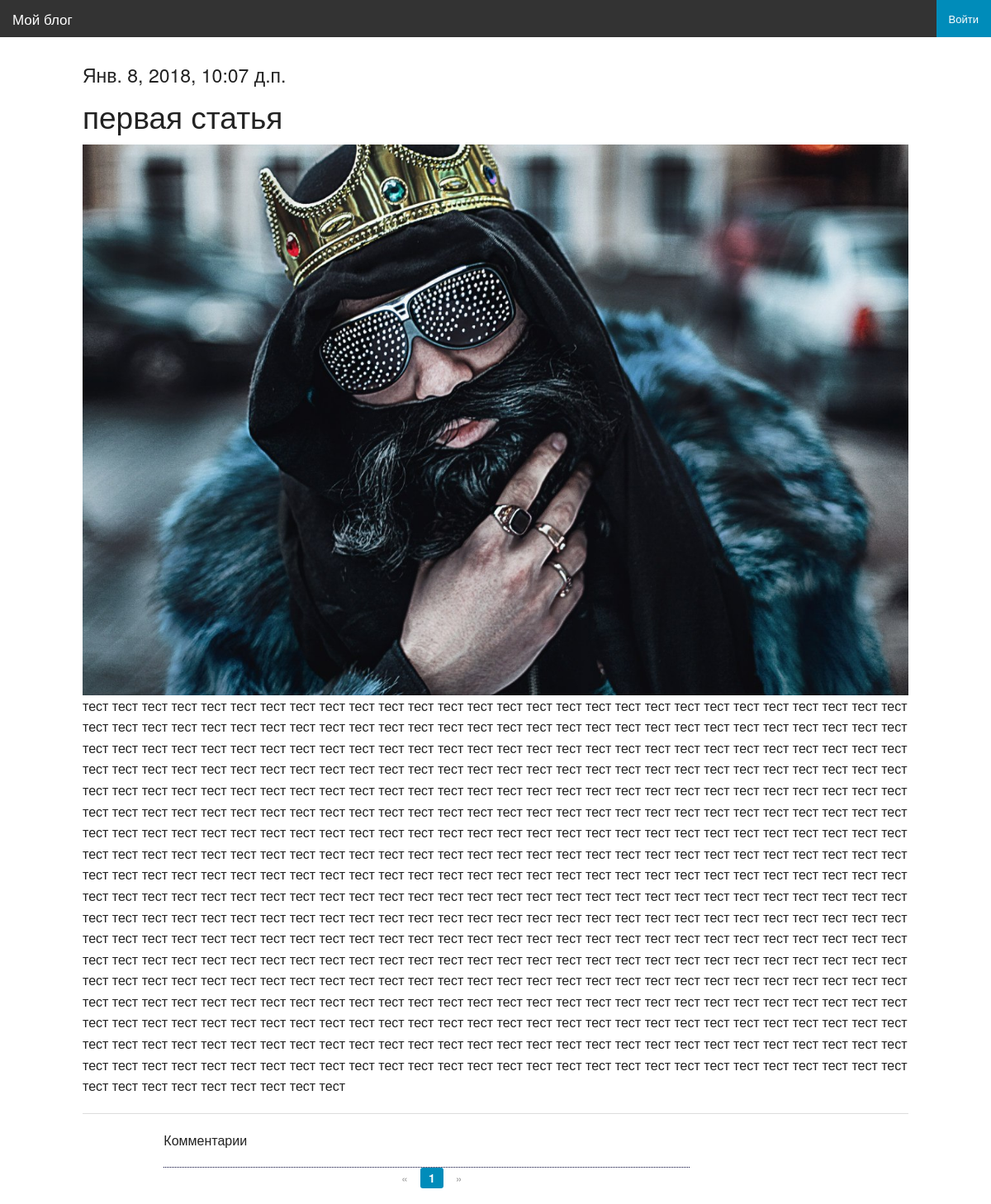
The page /articles/get/1/ on the database as committed earlier.
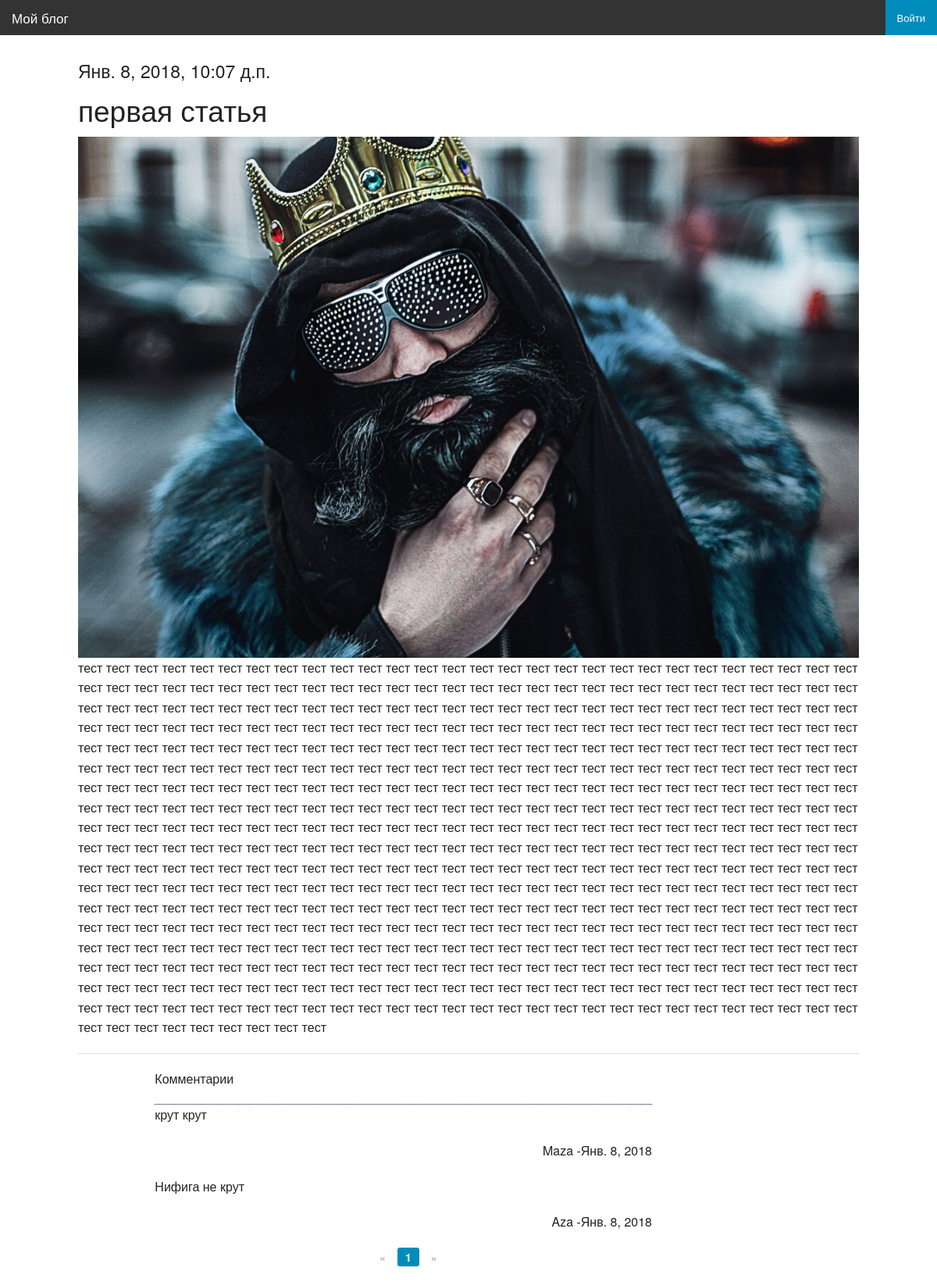
The same page on the database as committed later.
### article/models.py (models this page shows, shortened)
class Article(models.Model):
    class Meta():
        db_table = "article"
    article_title = models.CharField(max_length = 200)
    article_text = RichTextField()
    article_date = models.DateTimeField()
    article_likes = models.IntegerField(default=0)
    article_image = models.ImageField(null=True, blank=True, upload_to="images/", verbose_name= 'Изображение')
    def bit(self):
        if self.article_image:
            return mark_safe ('<img src="%s" width="70"/>'% self.article_image.url)
        else:
            return '(none)'
    bit.short_descriptio = 'Изображение'
    bit.allow_tags = True

class Comments(models.Model):
    class Meta():
        db_table = 'comments'
    comments_text = models.TextField(verbose_name="Текст комментария")
    comments_article = models.ForeignKey(Article, on_delete=models.CASCADE)
    comments_date = models.DateField('date',auto_now=True)
    comments_author = models.ForeignKey(User, on_delete=models.CASCADE)

### article/views.py (the view)
# urls.py: path('articles/get/<int:article_id>/', views.article),
def article(request, page_comments_number=1, article_id=1):
    comment_form = CommentForm
    all_comments = Comments.objects.all()
    args = {}
    args.update(csrf(request))
    args['article'] = Article.objects.get(id=article_id)
    current_page_comments_filter = all_comments.filter(comments_article_id=article_id)
    current_page_comments = Paginator(current_page_comments_filter, 4)
    args['comments'] = current_page_comments.page(page_comments_number)
    args['form'] = comment_form
    args['username'] = auth.get_user(request).username
    return render_to_response('article.html', args)

### article/templates/article.html (shortened to what this page needs)
{% extends 'main.html' %}
{% block article %}
<h4>{{ article.article_date }}</h4>
<h2>{{ article.article_title }}</h2>
    <div>
    {% if article.article_image %}
        <img src="{{ MEDIA_URL }} {{ article.article_image.url }}">
    {% endif %}
    </div>
<p>{% autoescape off%}{{ article.article_text }}{% endautoescape %}</p>
<hr>
    <div class="large-offset-1 large-8 columns">
<p>Комментарии</p>
    <div height="1" style="border-bottom: 1px dotted #000033; "></div>
{% for comment in comments %}
   <p>{{ comment.comments_text }}</p>
    <p align="right"> {{ comment.comments_author.username}} -{{comment.comments_date}}</p>
{% endfor %}
   <div class="row">
        <div class="large-5 large-offset-5 columns">
            <ul class="pagination">
                {% if comments.has_previous %}
                    <li class="arrow"><a href="/articles/{{ article.id }}/get/{{ comments.previous_page_number }}/">&laquo;</a></li>
                {% else %}
                    <li class="arrow unavailable"><a href="">&laquo;</a></li>
                {% endif %}
                {% for page in comments.paginator.page_range %}
                    {% if page == comments.number %}
                        <li class="current"><a href="/articles/{{ article.id }}/get/{{ page }}/">{{ page }}</a></li>
                    {% else %}
                        <li><a href="/articles/{{ article.id }}/get/{{ page }}/">{{ page }}</a></li>
                    {% endif %}
                {% endfor %}
                {% if comments.has_next %}
                    <li class="arrow"><a href="/articles/{{ article.id }}/get/{{ comments.next_page_number }}/">&raquo;</a></li>
                {% else %}
                    <li class="arrow unavailable"><a href="">&raquo;</a></li>
                {% endif %}
            </ul>
        </div>
   </div>
    </div>
{% endblock %}

### templates/main.html (shortened to what this page needs)
{% load staticfiles %}
<!DOCTYPE html>
<html lang="en">
<head>
    <link rel="stylesheet" type="text/css" href="{% static "css/foundation.css" %}">
</head>
<body>
    <div class="fixed">
      <nav class="top-bar" data-topbar role="navigation">
      <ul class="title-area">
        <li class="name">
          <h1><a href="/">Мой блог</a></h1>
        </li>
      </ul>
      <section class="top-bar-section">
        <ul class="right">
            {% if username %}
                <li><a href="/auth/logout/">Выйти ({{ username }})</a> </li>
            {% else %}
                <li class="active"><a href="/auth/login/">Войти</a></li>
            {% endif %}
        </ul>
      </section>
      </nav>
    </div>
<br>
<br>
<br>
<div class="row">
{% block article %}{% endblock %}
</div>
</body>
</html>

Rows that differ between the two databases and show on the page:
added Comments: comments_text "крут крут", comments_author.username "Maza", comments_date "Янв. 8, 2018"
added Comments: comments_text "Нифига не крут", comments_author.username "Aza", comments_date "Янв. 8, 2018"
